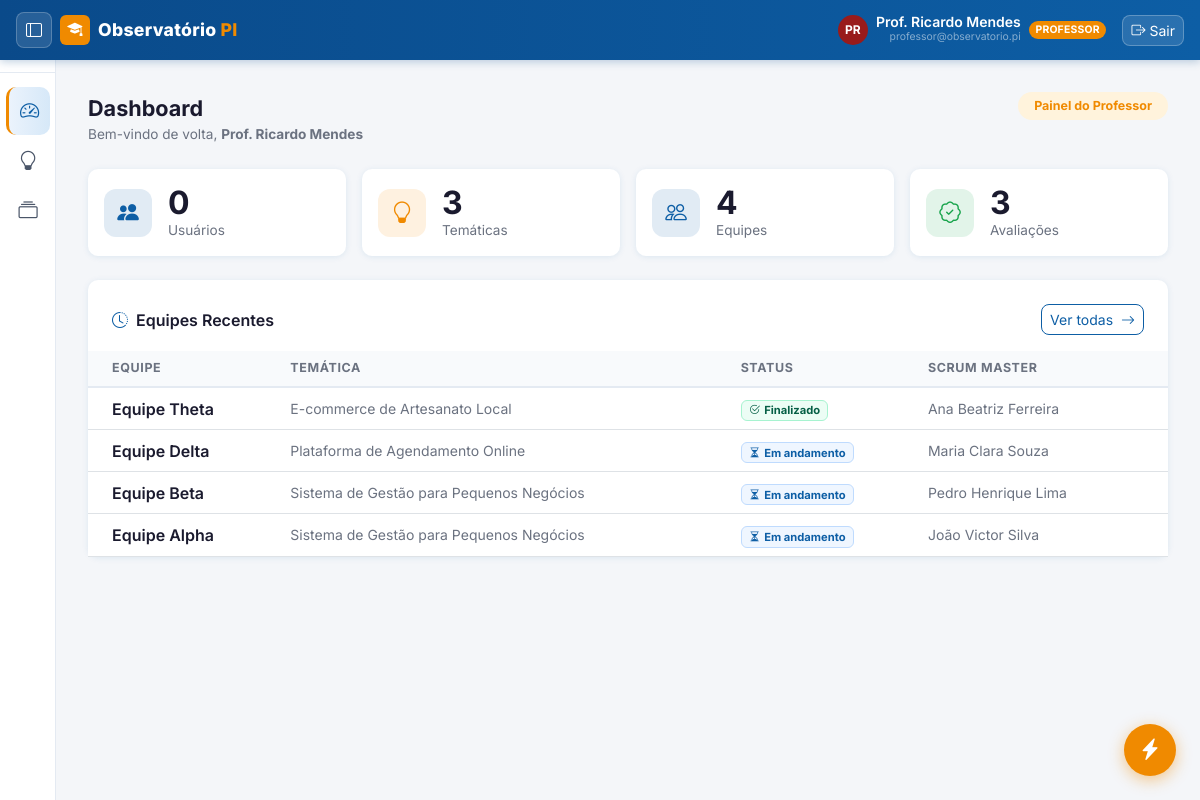
The app's page /dashboard (signed in) with its own data.
### observatorio_pi/app/models/user.py (models this page shows)
class User(Base):
    __tablename__ = "users"
    id           = Column(Integer, primary_key=True, index=True)
    nome         = Column(String, nullable=False)
    email        = Column(String, unique=True, index=True, nullable=False)
    senha_hash   = Column(String, nullable=False)
    tipo         = Column(String, default="ALUNO", nullable=False)
    ativo        = Column(Boolean, default=True, nullable=False)
    bio          = Column(Text, default="")          # apresentação pessoal
    linkedin     = Column(String, default="")        # URL LinkedIn
    github       = Column(String, default="")        # URL GitHub
    portfolio_url= Column(String, default="")        # site/portfolio pessoal
    area_interesse = Column(String, default="")      # ex: "Backend, IA, Mobile"
    cidade       = Column(String, default="")        # localização
    telefone     = Column(String, default="")        # contato para empresas
    foto_perfil  = Column(String, nullable=True, default=None)  # caminho relativo em static/

### observatorio_pi/app/models/project.py (models this page shows)
class Equipe(Base):
    __tablename__ = "equipes"
    id              = Column(Integer, primary_key=True, index=True)
    nome            = Column(String, nullable=False)
    tematica_id     = Column(Integer, ForeignKey("tematicas.id"), nullable=False)
    scrum_master_id = Column(Integer, ForeignKey("users.id"), nullable=True)
    status          = Column(String, default="EM_ANDAMENTO")  # EM_ANDAMENTO | FINALIZADO
    criado_em       = Column(DateTime, default=lambda: datetime.now(timezone.utc))
    tematica        = relationship("Tematica", back_populates="equipes")
    scrum_master    = relationship("User", foreign_keys=[scrum_master_id])
    membros         = relationship("EquipeMembro", back_populates="equipe", cascade="all, delete-orphan")
    entregas        = relationship("EntregaProjeto", back_populates="equipe", cascade="all, delete-orphan")
    avaliacoes      = relationship("Avaliacao", back_populates="equipe", cascade="all, delete-orphan")
    avaliacoes_aluno = relationship("AvaliacaoAluno", back_populates="equipe", cascade="all, delete-orphan")

class Tematica(Base):
    __tablename__ = "tematicas"
    id            = Column(Integer, primary_key=True, index=True)
    titulo        = Column(String, nullable=False)
    descricao     = Column(Text, default="")
    turma_id      = Column(Integer, ForeignKey("turmas.id"), nullable=False)
    professor_id  = Column(Integer, ForeignKey("users.id"), nullable=True)
    status        = Column(String, default="ABERTA")  # ABERTA | EM_ANDAMENTO | CONCLUIDA
    criado_em     = Column(DateTime, default=lambda: datetime.now(timezone.utc))
    atualizado_em = Column(DateTime, default=lambda: datetime.now(timezone.utc))
    turma         = relationship("Turma", back_populates="tematicas")
    professor     = relationship("User", foreign_keys=[professor_id])
    equipes       = relationship("Equipe", back_populates="tematica", cascade="all, delete-orphan")

### observatorio_pi/app/main.py (the view)
@app.get("/dashboard", response_class=HTMLResponse)
def dashboard(request: Request, db: Session = Depends(get_db)):
    usuario = get_usuario_logado(request, db)
    if not usuario:
        return RedirectResponse(url="/", status_code=303)
    ctx = {"request": request, "usuario": usuario, "active_page": "dashboard",
           "total_usuarios": 0, "total_tematicas": 0, "total_equipes": 0,
           "total_avaliadas": 0, "equipes_recentes": []}
    if usuario.tipo in ("ADMIN", "COORDENADOR"):
        ctx["total_usuarios"]  = db.query(User).count()
        ctx["total_tematicas"] = db.query(Tematica).count()
        ctx["total_equipes"]   = db.query(Equipe).count()
        ctx["total_avaliadas"] = db.query(Avaliacao).count()
        ctx["equipes_recentes"] = db.query(Equipe).order_by(Equipe.criado_em.desc()).limit(5).all()
    elif usuario.tipo == "PROFESSOR":
        tematica_ids = [t.id for t in db.query(Tematica).filter(Tematica.professor_id == usuario.id).all()]
        ctx["total_tematicas"] = len(tematica_ids)
        ctx["total_equipes"]   = db.query(Equipe).filter(Equipe.tematica_id.in_(tematica_ids)).count() if tematica_ids else 0
        ctx["total_avaliadas"] = db.query(Avaliacao).filter(Avaliacao.professor_id == usuario.id).count()
        ctx["equipes_recentes"] = (
            db.query(Equipe).filter(Equipe.tematica_id.in_(tematica_ids))
            .order_by(Equipe.criado_em.desc()).limit(5).all()
        ) if tematica_ids else []
    elif usuario.tipo == "ALUNO":
        equipes = _equipes_do_aluno(db, usuario.id)
        tematica_ids_aluno = [e.tematica_id for e in equipes]
        ctx["total_equipes"]   = len(equipes)
        ctx["total_tematicas"] = len(set(tematica_ids_aluno))
        equipes_ids = [e.id for e in equipes]
        if equipes_ids:
            ctx["equipes_recentes"] = (
                db.query(Equipe)
                .options(joinedload(Equipe.tematica).joinedload(Tematica.professor))
                .filter(Equipe.id.in_(equipes_ids))
                .order_by(Equipe.criado_em.desc())
                .limit(5)
                .all()
            )
        else:
            ctx["equipes_recentes"] = []
    elif usuario.tipo == "EMPRESA":
        ctx["total_tematicas"] = db.query(Tematica).count()
        ctx["total_equipes"]   = db.query(Equipe).count()
    return templates.TemplateResponse("dashboard.html", ctx)

### observatorio_pi/app/templates/dashboard.html (shortened to what this page needs)
{% extends "base_auth.html" %}
{% block content %}
<div class="d-flex justify-content-between align-items-start mb-4">
    <div>
        <div class="page-title">Dashboard</div>
        <div class="page-subtitle">Bem-vindo de volta, <strong>{{ usuario.nome }}</strong></div>
    </div>
    <span class="badge rounded-pill px-3 py-2" style="background:var(--senac-orange-light);color:var(--senac-orange);font-weight:700;font-size:.78rem;">
        {% if usuario.tipo == 'ALUNO' %}Painel do Aluno
        {% elif usuario.tipo == 'PROFESSOR' %}Painel do Professor
        {% elif usuario.tipo in ('ADMIN','COORDENADOR') %}Painel Administrativo
        {% else %}Painel da Empresa{% endif %}
    </span>
</div>
<div class="row g-3 mb-4">
    {% if usuario.tipo in ('ADMIN','COORDENADOR','PROFESSOR') %}
    <div class="col-sm-6 col-xl-3">
        <div class="card p-3 h-100">
            <div class="d-flex align-items-center gap-3">
                <div class="stat-card-icon blue"><i class="bi bi-people-fill"></i></div>
                <div><div class="fs-2 fw-bold" style="color:#1a1a2e;line-height:1.1;">{{ total_usuarios }}</div><div class="page-subtitle">Usuários</div></div>
            </div>
        </div>
    </div>
    {% endif %}
    <div class="col-sm-6 col-xl-3">
        <div class="card p-3 h-100">
            <div class="d-flex align-items-center gap-3">
                <div class="stat-card-icon orange"><i class="bi bi-lightbulb"></i></div>
                <div><div class="fs-2 fw-bold" style="color:#1a1a2e;line-height:1.1;">{{ total_tematicas }}</div><div class="page-subtitle">Temáticas</div></div>
            </div>
        </div>
    </div>
    <div class="col-sm-6 col-xl-3">
        <div class="card p-3 h-100">
            <div class="d-flex align-items-center gap-3">
                <div class="stat-card-icon blue"><i class="bi bi-people"></i></div>
                <div><div class="fs-2 fw-bold" style="color:#1a1a2e;line-height:1.1;">{{ total_equipes }}</div><div class="page-subtitle">Equipes</div></div>
            </div>
        </div>
    </div>
    <div class="col-sm-6 col-xl-3">
        <div class="card p-3 h-100">
            <div class="d-flex align-items-center gap-3">
                <div class="stat-card-icon green"><i class="bi bi-patch-check"></i></div>
                <div><div class="fs-2 fw-bold" style="color:#1a1a2e;line-height:1.1;">{{ total_avaliadas }}</div><div class="page-subtitle">Avaliações</div></div>
            </div>
        </div>
    </div>
</div>
<div class="row g-3">
    <div class="col-12">
        <div class="card h-100">
            <div class="d-flex justify-content-between align-items-center px-4 pt-4 pb-3">
                <div class="fw-semibold" style="color:#1a1a2e;"><i class="bi bi-clock-history me-2" style="color:var(--senac-blue);"></i>Equipes Recentes</div>
                <a href="/tematicas" class="btn btn-outline-primary btn-sm" style="border-radius:8px;">Ver todas <i class="bi bi-arrow-right ms-1"></i></a>
            </div>
            {% if equipes_recentes %}
            <div class="table-responsive">
                <table class="table table-hover align-middle mb-0">
                    <thead><tr><th class="ps-4">Equipe</th><th>Temática</th><th>Status</th>
                    <th class="pe-4">Scrum Master</th></tr></thead>
                    <tbody>
                        {% for eq in equipes_recentes %}
                        <tr style="cursor:pointer;" onclick="window.location='/equipes/{{ eq.id }}'">
                            <td class="ps-4 fw-semibold" style="color:#1a1a2e;">{{ eq.nome }}</td>
                            <td class="small" style="color:#6b7280;">{{ eq.tematica.titulo[:40] if eq.tematica else '—' }}</td>
                            <td>
                                {% if eq.status == 'FINALIZADO' %}
                                <span class="badge" style="background:#ecfdf5;color:#065f46;border:1px solid #a7f3d0;font-size:.7rem;"><i class="bi bi-check2-circle me-1"></i>Finalizado</span>
                                {% else %}
                                <span class="badge" style="background:#eff6ff;color:var(--senac-blue);border:1px solid #bfdbfe;font-size:.7rem;"><i class="bi bi-hourglass-split me-1"></i>Em andamento</span>
                                {% endif %}
                            </td>
                            <td class="pe-4 small" style="color:#6b7280;">{{ eq.scrum_master.nome if eq.scrum_master else '—' }}</td>
                        </tr>
                        {% endfor %}
                    </tbody>
                </table>
            </div>
            {% else %}
            <div class="text-center py-5" style="color:#9aa5b4;"><i class="bi bi-people fs-2 d-block mb-2"></i>Nenhuma equipe ainda.</div>
            {% endif %}
        </div>
    </div>
</div>
{% endblock %}

### observatorio_pi/app/templates/base_auth.html (shortened to what this page needs)
{% extends "base.html" %}
{% macro avatar(u, size=32) %}
{% if u.foto_perfil %}
<img src="/static/{{ u.foto_perfil }}"
     style="width:{{ size }}px;height:{{ size }}px;border-radius:50%;object-fit:cover;flex-shrink:0;"
     alt="{{ u.nome }}">
{% else %}
{% set cores_avatar = ['#0D5EA5','#7c3aed','#d97706','#065f46','#991b1b','#1d4ed8','#92400e','#166534'] %}
{% set cor = cores_avatar[(u.nome|length) % (cores_avatar|length)] %}
<div class="d-flex align-items-center justify-content-center fw-bold flex-shrink-0"
     style="width:{{ size }}px;height:{{ size }}px;border-radius:50%;background:{{ cor }};
            color:#fff;font-size:{{ (size * 0.4)|int }}px;">
    {{ u.nome[0].upper() }}{% if u.nome.split()|length > 1 %}{{ u.nome.split()[1][0].upper() }}{% endif %}
</div>
{% endif %}
{% endmacro %}
{% block body %}
<nav class="navbar navbar-senac navbar-expand-lg">
    <div class="container-fluid px-3">
        <button id="sidebarToggle"
                class="btn btn-sm d-none d-md-flex align-items-center justify-content-center me-2"
                title="Expandir/recolher menu"
                style="background:rgba(255,255,255,.12);color:#fff;border:1px solid rgba(255,255,255,.22);
                       border-radius:8px;width:36px;height:36px;flex-shrink:0;">
            <i class="bi bi-layout-sidebar" style="font-size:1rem;"></i>
        </button>
        <a class="navbar-brand d-flex align-items-center gap-2" href="/dashboard">
            <div style="background:var(--senac-orange);border-radius:6px;width:30px;height:30px;
                        display:flex;align-items:center;justify-content:center;">
                <i class="bi bi-mortarboard-fill text-white" style="font-size:.95rem;"></i>
            </div>
            <span>Observatório <span class="brand-dot">PI</span></span>
        </a>
        <div class="ms-auto d-flex align-items-center gap-3">
            <a href="{{ url_perfil(usuario) }}"
               class="text-decoration-none d-none d-sm-flex align-items-center gap-2"
               title="Meu perfil">
                {{ avatar(usuario, 30) }}
                <div class="text-end">
                    <div class="text-white small fw-semibold lh-1">{{ usuario.nome }}</div>
                    <div class="text-white-50" style="font-size:.65rem;">
                        {{ usuario.email[:28] }}{% if usuario.email|length > 28 %}…{% endif %}
                    </div>
                </div>
                <span class="badge rounded-pill"
                      style="background:var(--senac-orange);font-size:.65rem;font-weight:700;letter-spacing:.02em;">
                    {{ usuario.tipo }}
                </span>
            </a>
            <a href="/logout" class="btn btn-sm d-flex align-items-center gap-1"
               style="background:rgba(255,255,255,.12);color:#fff;
                      border:1px solid rgba(255,255,255,.25);border-radius:8px;">
                <i class="bi bi-box-arrow-right"></i>
                <span class="d-none d-sm-inline">Sair</span>
            </a>
        </div>
    </div>
</nav>
<div class="d-flex" style="min-height:calc(100vh - 60px);">
    <nav class="d-none d-md-flex flex-column sidebar collapsed" id="mainSidebar"
         style="background:#fff;border-right:1px solid #e4eaf2;padding-top:.75rem;">
        <div class="sidebar-section-label">
        </div>
        <ul class="nav flex-column px-1 mb-1">
            <li class="nav-item">
                <a class="nav-link {% if active_page == 'dashboard' %}active{% endif %}"
                   href="/dashboard" title="Dashboard">
                    <i class="bi bi-speedometer2 me-2"></i>
                </a>
            </li>
            <li class="nav-item">
                <a class="nav-link {% if active_page == 'tematicas' %}active{% endif %}"
                   href="/tematicas"
                   title="{% if usuario.tipo == 'ALUNO' %}Minhas Temáticas{% else %}Temáticas{% endif %}">
                    <i class="bi bi-lightbulb me-2"></i>
                </a>
            </li>
            <li class="nav-item">
                <a class="nav-link {% if active_page == 'portfolio' %}active{% endif %}"
                   href="/portfolio" title="Portfólio">
                    <i class="bi bi-collection me-2"></i>
                </a>
            </li>
        </ul>
    </nav>
    <main class="main-content">
        {% block content %}{% endblock %}
    </main>
</div>
<div id="fabContainer">
    <button id="fabBtn" title="Ações rápidas">
        <i class="bi bi-lightning-charge-fill" id="fabIcon"></i>
    </button>
</div>
{% endblock %}

### observatorio_pi/app/templates/base.html (shortened to what this page needs)
<!DOCTYPE html>
<html lang="pt-BR">
<head>
    <link href="https://cdn.jsdelivr.net/npm/bootstrap@5.3.2/dist/css/bootstrap.min.css" rel="stylesheet">
    <link href="https://cdn.jsdelivr.net/npm/bootstrap-icons@1.11.3/font/bootstrap-icons.min.css" rel="stylesheet">
</head>
<body>
{% block body %}{% endblock %}
</body>
</html>

### records on screen
User: nome "P", nome.split "R", nome "Prof. Ricardo Mendes", email "professor@observatorio.pi", tipo "PROFESSOR"
Equipe: nome "Equipe Theta", tematica "E-commerce de Artesanato Local", status "FINALIZADO" (drawn), scrum_master "Ana Beatriz Ferreira"
Equipe: nome "Equipe Delta", tematica "Plataforma de Agendamento Online", status "EM_ANDAMENTO" (drawn), scrum_master "Maria Clara Souza"
Equipe: nome "Equipe Beta", tematica "Sistema de Gestão para Pequenos Negócios", status "EM_ANDAMENTO" (drawn), scrum_master "Pedro Henrique Lima"
Equipe: nome "Equipe Alpha", tematica "Sistema de Gestão para Pequenos Negócios", status "EM_ANDAMENTO" (drawn), scrum_master "João Victor Silva"

### other values on screen
{{ total_usuarios }} "0"
{{ total_tematicas }} "3"
{{ total_equipes }} "4"
{{ total_avaliadas }} "3"
